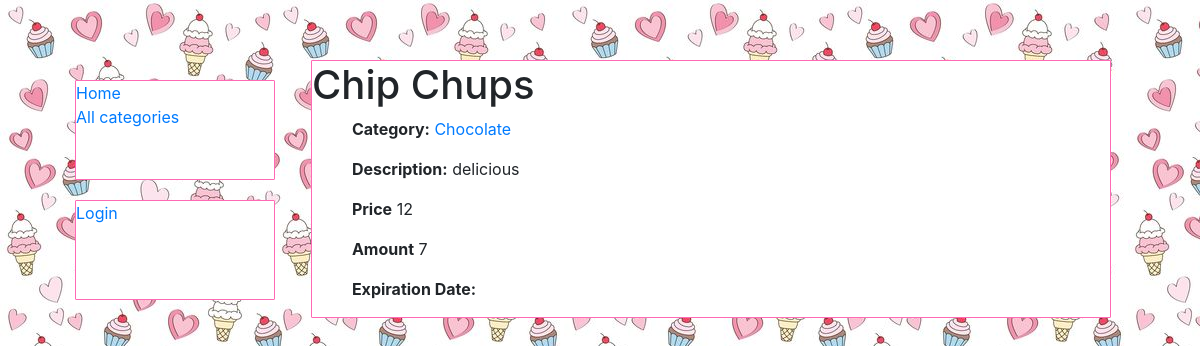
The page /catalog/item/1 on the database its author committed.
### catalog/models.py (models this page shows, shortened)
class Item(models.Model):
    tag = models.CharField(null=True, max_length=250)
    description = models.CharField(max_length=1000)
    category = models.ForeignKey('Category', on_delete=models.SET_NULL, null=True)
    price = models.IntegerField()
    amount = models.IntegerField()
    expiration_date: models.DateField(null=True, blank=True)

class Category(models.Model):
    title = models.CharField(max_length=200)
    def __str__(self):
        return '{0}'.format(self.title)

### catalog/views.py (the view)
# urls.py: path('item/<int:pk>', views.ItemDetailView.as_view(), name='item-detail'),
class ItemDetailView(generic.DetailView):
    model = Item

### catalog/templates/catalog/item_detail.html
{% extends "base_generic.html" %}
{% block content %}
<div style="margin-left: 5%;width:800px;height:auto;border: 1px solid hotpink;border-radius: 1px ;position: sticky;background-color: white">
<h1>{{ item.tag }}</h1>
<p  style="margin-left: 5%;"><strong>Category:</strong> <a href="{% url 'category-detail' item.category.pk %}">{{ item.category }}</a></p>
<p style="margin-left: 5%;"><strong>Description:</strong> {{ item.description }}</p>
<p style="margin-left: 5%;"><strong>Price</strong> {{ item.price }}</p>
<p style="margin-left: 5%;"><strong>Amount</strong> {{ item.amount }}</p>
<p style="margin-left: 5%;"><strong>Expiration Date:</strong> {{ item.expiration_date }}</p>
</div>
{% endblock %}

### catalog/static/css/styles.css (style rules this page uses)
body { background-color: aqua; background-image: url("../images/candies.jpg"); margin-top: 5%; margin-left: 5%; }

### rows shown on the page
Item: tag "Chip Chups", category "Chocolate", description "delicious", price "12", amount "7"
